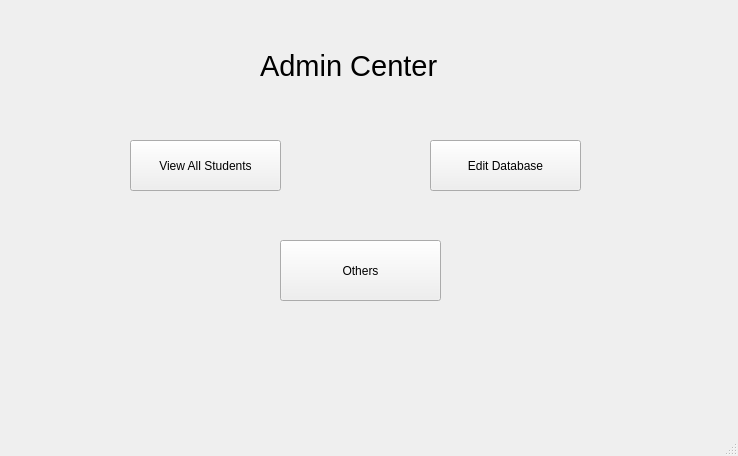
<?xml version="1.0" encoding="UTF-8"?>
<ui version="4.0">
 <class>MainWindow</class>
 <widget class="QMainWindow" name="MainWindow">
  <property name="geometry">
   <rect>
    <x>0</x>
    <y>0</y>
    <width>738</width>
    <height>456</height>
   </rect>
  </property>
  <property name="windowTitle">
   <string>MainWindow</string>
  </property>
  <widget class="QWidget" name="centralwidget">
   <widget class="QLabel" name="label">
    <property name="geometry">
     <rect>
      <x>260</x>
      <y>20</y>
      <width>241</width>
      <height>91</height>
     </rect>
    </property>
    <property name="font">
     <font>
      <pointsize>22</pointsize>
     </font>
    </property>
    <property name="text">
     <string>Admin Center</string>
    </property>
   </widget>
   <widget class="QPushButton" name="pushButton">
    <property name="geometry">
     <rect>
      <x>130</x>
      <y>140</y>
      <width>151</width>
      <height>51</height>
     </rect>
    </property>
    <property name="text">
     <string>View All Students</string>
    </property>
   </widget>
   <widget class="QPushButton" name="pushButton_2">
    <property name="geometry">
     <rect>
      <x>430</x>
      <y>140</y>
      <width>151</width>
      <height>51</height>
     </rect>
    </property>
    <property name="text">
     <string>Edit Database</string>
    </property>
   </widget>
   <widget class="QPushButton" name="pushButton_3">
    <property name="geometry">
     <rect>
      <x>280</x>
      <y>240</y>
      <width>161</width>
      <height>61</height>
     </rect>
    </property>
    <property name="text">
     <string>Others</string>
    </property>
   </widget>
  </widget>
  <widget class="QMenuBar" name="menubar">
   <property name="geometry">
    <rect>
     <x>0</x>
     <y>0</y>
     <width>738</width>
     <height>26</height>
    </rect>
   </property>
  </widget>
  <widget class="QStatusBar" name="statusbar"/>
 </widget>
 <resources/>
 <connections/>
</ui>
